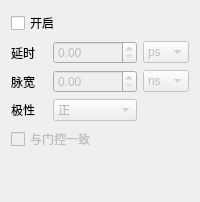
            <widget class="QWidget" name="tab_7">
             <attribute name="title">
              <string>输出B</string>
             </attribute>
             <layout class="QVBoxLayout" name="verticalLayout_3">
              <item>
               <widget class="QCheckBox" name="checkBox_channel_enable_b">
                <property name="text">
                 <string>开启</string>
                </property>
               </widget>
              </item>
              <item>
               <layout class="QGridLayout" name="gridLayout_11">
                <item row="1" column="1">
                 <widget class="QDoubleSpinBox" name="doubleSpinBox_width_b">
                  <property name="enabled">
                   <bool>false</bool>
                  </property>
                  <property name="minimumSize">
                   <size>
                    <width>0</width>
                    <height>0</height>
                   </size>
                  </property>
                  <property name="maximum">
                   <double>1000000000.000000000000000</double>
                  </property>
                 </widget>
                </item>
                <item row="1" column="0">
                 <widget class="QLabel" name="label_25">
                  <property name="text">
                   <string>脉宽</string>
                  </property>
                 </widget>
                </item>
                <item row="0" column="2">
                 <widget class="QComboBox" name="comboBox_delay_b">
                  <property name="enabled">
                   <bool>false</bool>
                  </property>
                  <property name="minimumSize">
                   <size>
                    <width>0</width>
                    <height>0</height>
                   </size>
                  </property>
                  <item>
                   <property name="text">
                    <string>ps</string>
                   </property>
                  </item>
                  <item>
                   <property name="text">
                    <string>ns</string>
                   </property>
                  </item>
                  <item>
                   <property name="text">
                    <string>us</string>
                   </property>
                  </item>
                  <item>
                   <property name="text">
                    <string>ms</string>
                   </property>
                  </item>
                  <item>
                   <property name="text">
                    <string>s</string>
                   </property>
                  </item>
                 </widget>
                </item>
                <item row="1" column="2">
                 <widget class="QComboBox" name="comboBox_width_b">
                  <property name="enabled">
                   <bool>false</bool>
                  </property>
                  <property name="minimumSize">
                   <size>
                    <width>0</width>
                    <height>0</height>
                   </size>
                  </property>
                  <item>
                   <property name="text">
                    <string>ns</string>
                   </property>
                  </item>
                  <item>
                   <property name="text">
                    <string>us</string>
                   </property>
                  </item>
                  <item>
                   <property name="text">
                    <string>ms</string>
                   </property>
                  </item>
                  <item>
                   <property name="text">
                    <string>s</string>
                   </property>
                  </item>
                 </widget>
                </item>
                <item row="0" column="1">
                 <widget class="QDoubleSpinBox" name="doubleSpinBox_delay_b">
                  <property name="enabled">
                   <bool>false</bool>
                  </property>
                  <property name="minimumSize">
                   <size>
                    <width>0</width>
                    <height>0</height>
                   </size>
                  </property>
                  <property name="maximum">
                   <double>1000000000.000000000000000</double>
                  </property>
                 </widget>
                </item>
                <item row="0" column="0">
                 <widget class="QLabel" name="label_26">
                  <property name="text">
                   <string>延时</string>
                  </property>
                 </widget>
                </item>
                <item row="2" column="0">
                 <widget class="QLabel" name="label_27">
                  <property name="text">
                   <string>极性</string>
                  </property>
                 </widget>
                </item>
                <item row="2" column="1">
                 <widget class="QComboBox" name="comboBox_polarity_b">
                  <property name="enabled">
                   <bool>false</bool>
                  </property>
                  <property name="minimumSize">
                   <size>
                    <width>0</width>
                    <height>0</height>
                   </size>
                  </property>
                  <item>
                   <property name="text">
                    <string>正</string>
                   </property>
                  </item>
                  <item>
                   <property name="text">
                    <string>反</string>
                   </property>
                  </item>
                 </widget>
                </item>
               </layout>
              </item>
              <item>
               <widget class="QCheckBox" name="checkBox_same_to_gate_b">
                <property name="enabled">
                 <bool>false</bool>
                </property>
                <property name="text">
                 <string>与门控一致</string>
                </property>
               </widget>
              </item>
              <item>
               <spacer name="verticalSpacer_3">
                <property name="orientation">
                 <enum>Qt::Vertical</enum>
                </property>
                <property name="sizeHint" stdset="0">
                 <size>
                  <width>20</width>
                  <height>40</height>
                 </size>
                </property>
               </spacer>
              </item>
             </layout>
            </widget>
